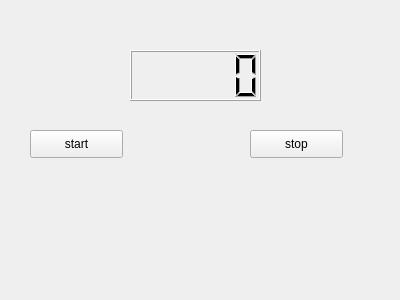
<?xml version="1.0" encoding="UTF-8"?>
<ui version="4.0">
 <class>Widget</class>
 <widget class="QWidget" name="Widget">
  <property name="geometry">
   <rect>
    <x>0</x>
    <y>0</y>
    <width>400</width>
    <height>300</height>
   </rect>
  </property>
  <property name="windowTitle">
   <string>Widget</string>
  </property>
  <widget class="QLCDNumber" name="lcdNumber">
   <property name="geometry">
    <rect>
     <x>130</x>
     <y>50</y>
     <width>131</width>
     <height>51</height>
    </rect>
   </property>
  </widget>
  <widget class="QPushButton" name="pushButton_start">
   <property name="geometry">
    <rect>
     <x>30</x>
     <y>130</y>
     <width>93</width>
     <height>28</height>
    </rect>
   </property>
   <property name="text">
    <string>start</string>
   </property>
  </widget>
  <widget class="QPushButton" name="pushButton_stop">
   <property name="geometry">
    <rect>
     <x>250</x>
     <y>130</y>
     <width>93</width>
     <height>28</height>
    </rect>
   </property>
   <property name="text">
    <string>stop</string>
   </property>
  </widget>
 </widget>
 <layoutdefault spacing="6" margin="11"/>
 <resources/>
 <connections/>
</ui>
